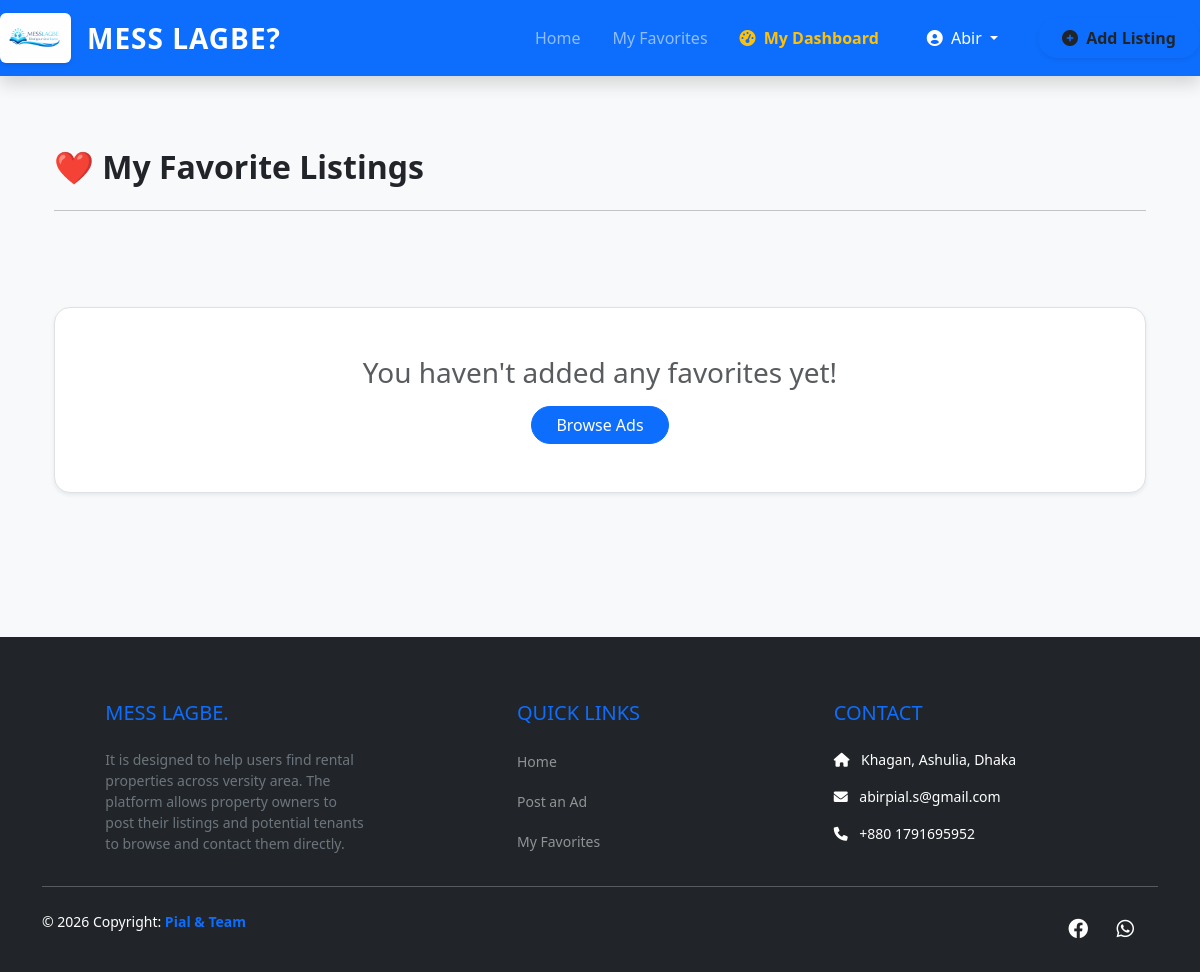
Before: /my-favorites/ (signed in) with the older database file.
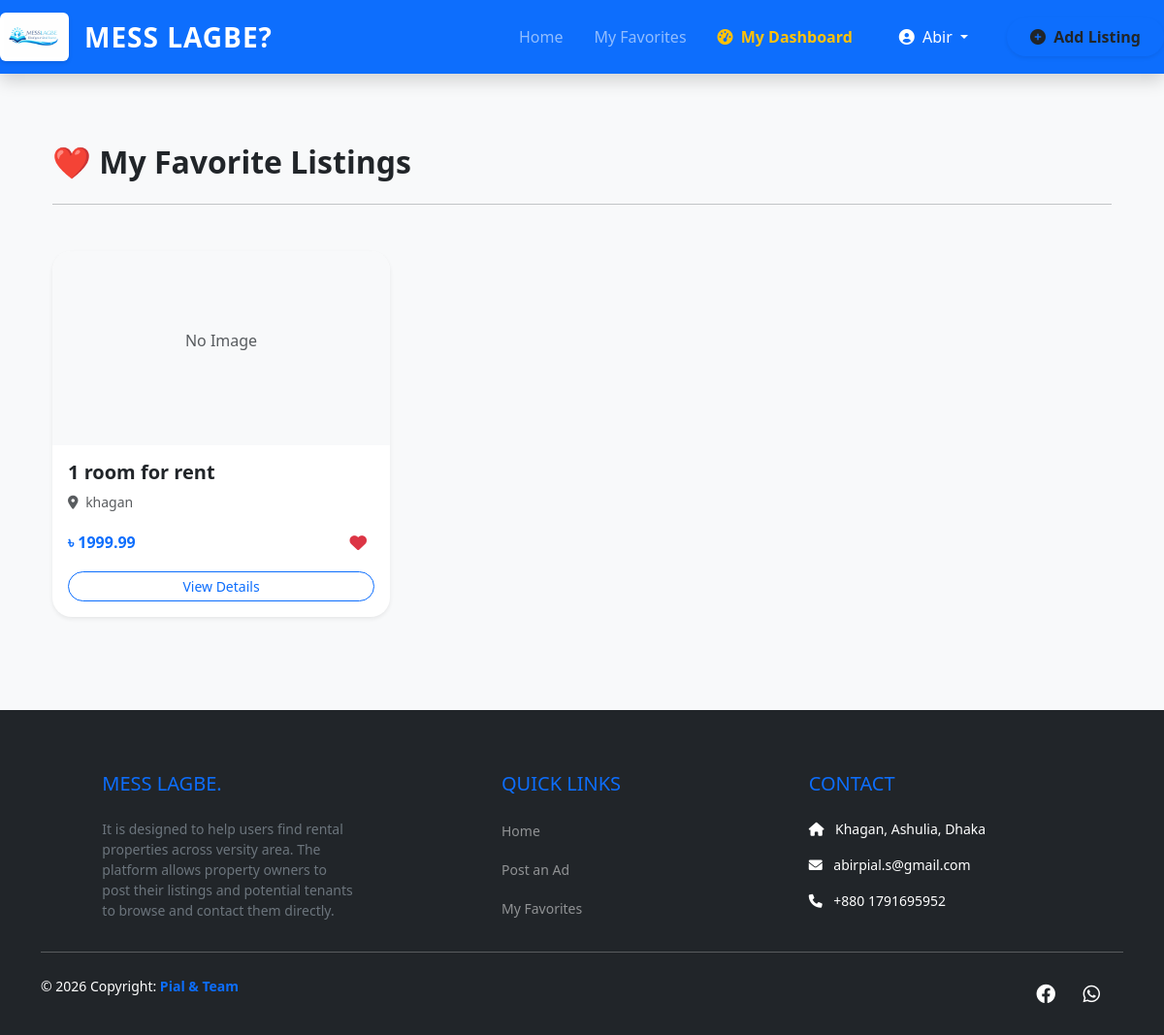
After: the same page with the newer database file.
### listings/models.py (models this page shows, shortened)
class Listing(models.Model):
    host = models.ForeignKey(
        settings.AUTH_USER_MODEL,
        on_delete=models.CASCADE,
        related_name='listings'
    )
    image = models.ImageField(upload_to='listings/', null=True, blank=True)
    phone_number = models.CharField(max_length=15, help_text="Contact number for this property")
    title = models.CharField(max_length=200, help_text="e.g. 2 Room flat for rent in Dhanmondi")
    description = models.TextField()
    location = models.CharField(max_length=150)
    price = models.DecimalField(max_digits=10, decimal_places=2)
    bedrooms = models.IntegerField()
    created_at = models.DateTimeField(auto_now_add=True)

### listings/views.py (the view)
# urls.py: path('my-favorites/', views.favorites_list, name='favorites_list'),
@login_required(login_url='/accounts/login/')
def favorites_list(request):
    favorites = Favorite.objects.filter(user=request.user).select_related('listing')
    listings = [fav.listing for fav in favorites]
    user_favorite_ids = Favorite.objects.filter(user=request.user).values_list('listing_id', flat=True)
    return render(request, 'listings/favorites.html', {
        'listings': listings,
        'user_favorite_ids': user_favorite_ids
    })

### templates/listings/favorites.html (shortened to what this page needs)
{% extends 'base.html' %}
{% block content %}
<div class="container py-5">
    <h2 class="fw-bold mb-4">❤️ My Favorite Listings</h2>
    <hr class="mb-5">
    <div class="row g-4">
        {% for listing in listings %}
            <div class="col-md-4">
                <div class="card h-100 shadow-sm border-0" style="border-radius: 20px; overflow: hidden;">
                    {% if listing.images.all %}
                        <img src="{{ listing.images.all.0.image.url }}" class="card-img-top" style="height: 200px; object-fit: cover;">
                    {% else %}
                        <div class="bg-light d-flex align-items-center justify-content-center" style="height: 200px;">
                            <p class="text-muted">No Image</p>
                        </div>
                    {% endif %}
                    <div class="card-body">
                        <h5 class="card-title fw-bold">{{ listing.title }}</h5>
                        <p class="text-muted small"><i class="fas fa-map-marker-alt me-1"></i> {{ listing.location }}</p>
                        <div class="d-flex justify-content-between align-items-center">
                            <span class="text-primary fw-bold">৳ {{ listing.price }}</span>
                            <a href="{% url 'toggle_favorite' listing.id %}" class="btn btn-sm text-danger border-0">
                            </a>
                        </div>
                        <a href="{% url 'listing_detail' listing.pk %}" class="btn btn-outline-primary btn-sm rounded-pill w-100 mt-3">View Details</a>
                    </div>
                </div>
            </div>
        {% empty %}
            <div class="col-12 text-center py-5">
                <div class="bg-white p-5 shadow-sm rounded-4 border">
                    <h3 class="text-muted mb-3">You haven't added any favorites yet!</h3>
                    <a href="{% url 'home' %}" class="btn btn-primary rounded-pill px-4">Browse Ads</a>
                </div>
            </div>
        {% endfor %}
    </div>
</div>
{% endblock %}

Changed rows visible on the page:
added Listing: shows "No Image", title "1 room for rent", location "khagan", price "1999.99"
Other visible differences:
text no longer shown: "You haven't added any favorites yet! Browse Ads"
